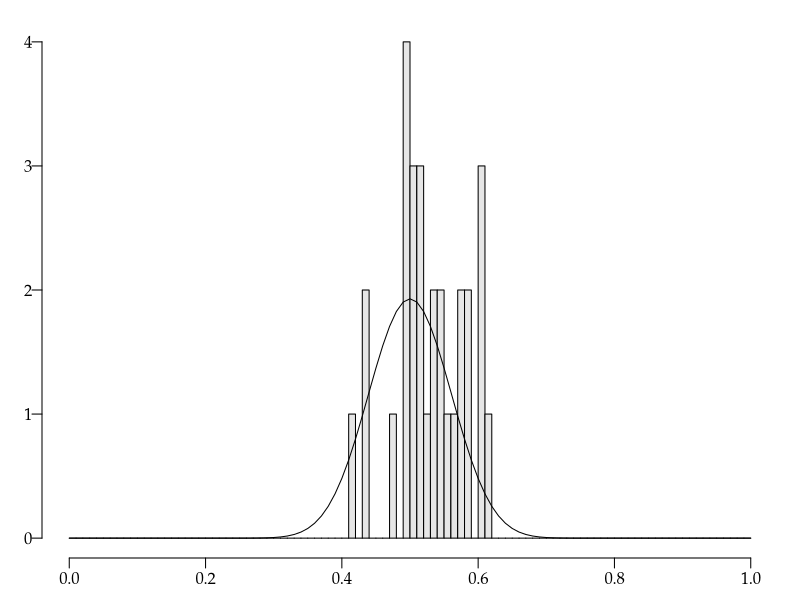

Recreate this plot in R. (Note: this script raises an error after producing the figure.)
args = commandArgs()
basename = sub(".R$", "", sub("^--file=(.*/)?", "", args[grep("^--file=", args)]))
if (length(basename) != 0)
    pdf(file=paste0(basename, "_tmp.pdf"), colormodel="gray", width=6, height=3)
par(family="Palatino")
par(mgp=c(1.5,0.5,0)) # title and axis margins. default: c(3,1,0)
par(mar=c(2,2,1,1)+0.1) # bottom, left, top, right margins. default: c(5,4,4,2)+0.1

popularvote = read.csv("popularvote.csv", as.is=TRUE)
p = popularvote[popularvote[,2] %in% 1900:2012, 7] / 100
hist(p, breaks=(0:100)/100, col=gray(0.9), las=1, xlab="",
     ylab="", main="", right=FALSE)
curve(dbeta(x,35,35)*length(p)/100, add=TRUE)
# title(xlab="アメリカ大統領当選得票率", family="HiraKakuProN-W3")

dev.off()
embedFonts(paste0(basename, "_tmp.pdf"), outfile=paste0(basename, ".pdf"),
           options="-c \"<</NeverEmbed []>> setdistillerparams\" -f ")
